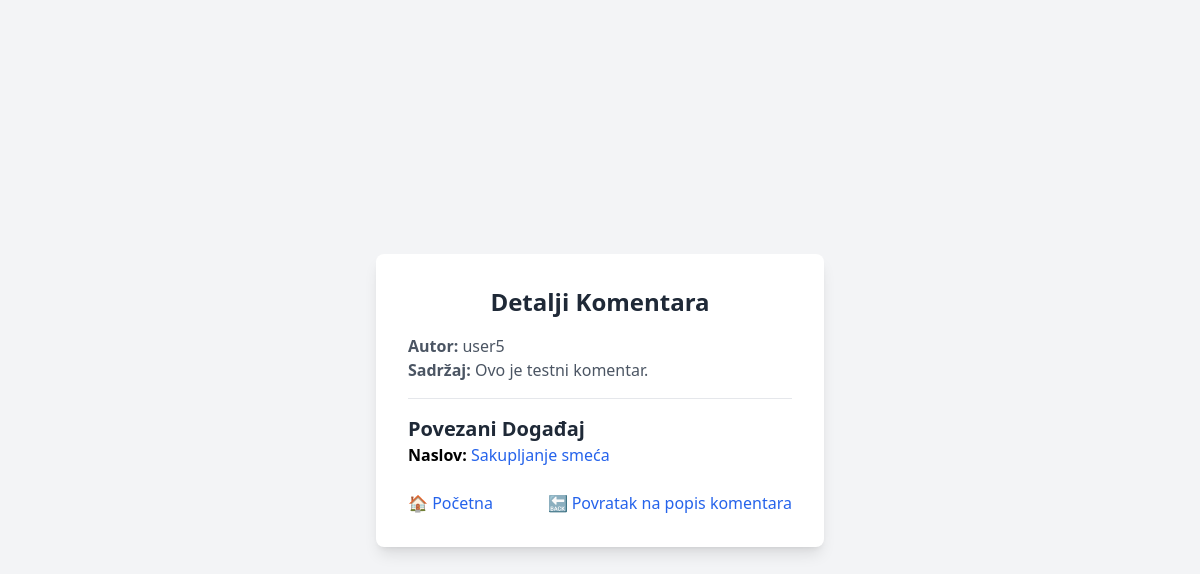
The page /comment/1/ on the database its author committed.
### main/models.py (models this page shows, shortened)
class Comment(models.Model):
    event = models.ForeignKey(Event, on_delete=models.CASCADE, related_name='comments')
    author = models.ForeignKey(User, on_delete=models.CASCADE)
    content = models.TextField()
    created_at = models.DateTimeField(auto_now_add=True)
    class Meta:
        default_permissions = ()
        permissions = [
            ("add_comment", "Can add comment"),
            ("view_comment", "Can view comment"),
        ]

class CustomUser(AbstractUser):
    phone_number = models.CharField(max_length=15, blank=True, null=True)
    address = models.TextField(blank=True, null=True)

class Event(models.Model):
    title = models.CharField(max_length=200)
    description = models.TextField()
    date = models.DateTimeField()
    location = models.CharField(max_length=255)
    organizer = models.ForeignKey(User, on_delete=models.CASCADE)
    created_at = models.DateTimeField(auto_now_add=True)
    updated_at = models.DateTimeField(auto_now=True)
    class Meta:
        default_permissions = ()
        permissions = [
            ("add_event", "Can add event"),
            ("view_event", "Can view event"),
            ("register_event", "Can register for event"),
            ("comment_event", "Can comment on event"),
        ]

### main/views.py (the view)
# urls.py: path('comment/<int:pk>/', CommentDetailView.as_view(), name='comment_detail'),
class CommentDetailView(DetailView):
    model = Comment
    template_name = 'main/DetailView/comment_detail.html'
    context_object_name = 'comment'
    def get_context_data(self, **kwargs):
        context = super().get_context_data(**kwargs)
        comment = self.get_object()
        context['event'] = comment.event
        context['author'] = comment.author
        return context

### templates/main/DetailView/comment_detail.html (shortened to what this page needs)
<!DOCTYPE html>
<html lang="en">
<head>
    <script src="https://cdn.tailwindcss.com"></script>
</head>
<body class="flex items-center justify-center min-h-screen bg-gray-100">
    <div class="bg-white p-8 rounded-lg shadow-lg w-full max-w-md">
        <h1 class="text-2xl font-semibold text-gray-800 text-center">Detalji Komentara</h1>
        <p class="mt-4 text-gray-600"><strong>Autor:</strong> {{ comment.author.username }}</p>
        <p class="text-gray-600"><strong>Sadržaj:</strong> {{ comment.content }}</p>
        <hr class="my-4">
        <h2 class="text-xl font-semibold text-gray-800">Povezani Događaj</h2>
        <p><strong>Naslov:</strong>
            <a href="{% url 'main:event_detail' comment.event.pk %}" class="text-blue-600 hover:underline">
                {{ comment.event.title }}
            </a>
        </p>
        <div class="mt-6 flex justify-between">
            <a href="{% url 'main:home' %}" class="text-blue-600 hover:underline">🏠 Početna</a>
            <a href="{% url 'main:comment_list' %}" class="text-blue-600 hover:underline">🔙 Povratak na popis komentara</a>
        </div>
    </div>
</body>
</html>

### rows shown on the page
Comment: author.username "user5", content "Ovo je testni komentar.", event "Sakupljanje smeća"
